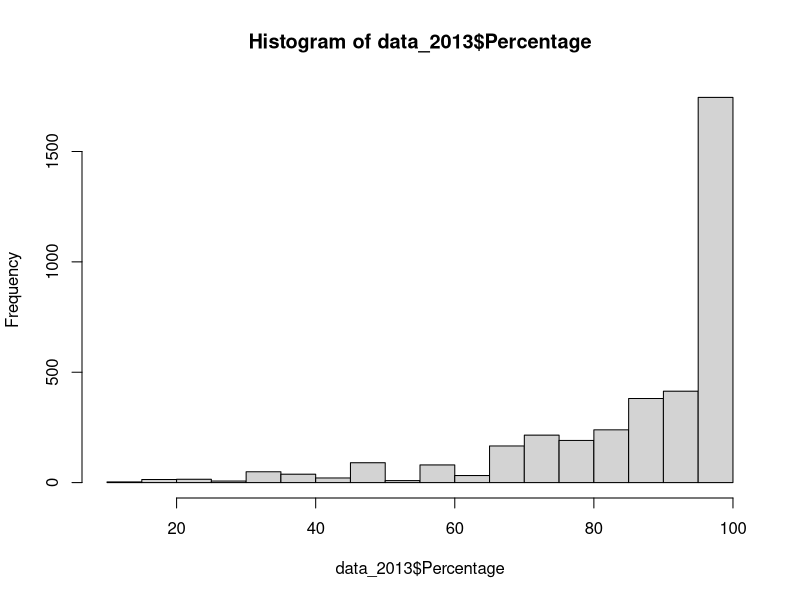
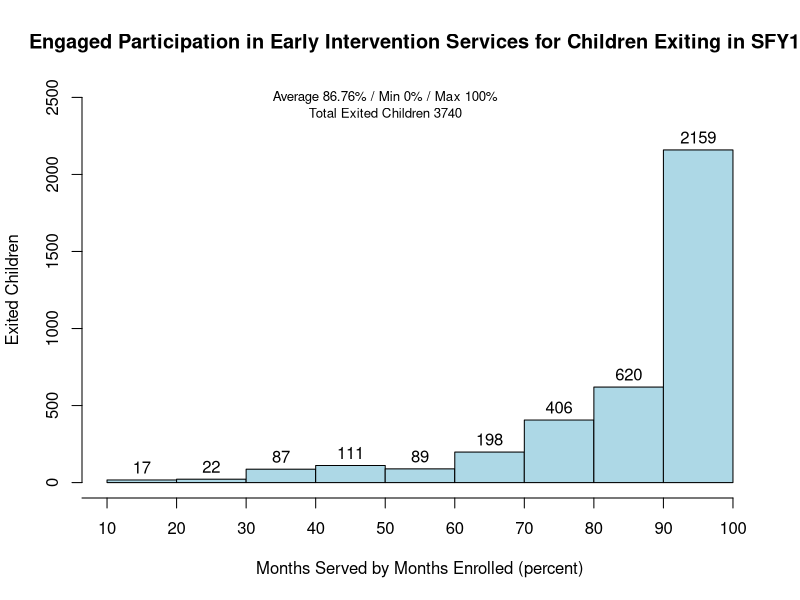
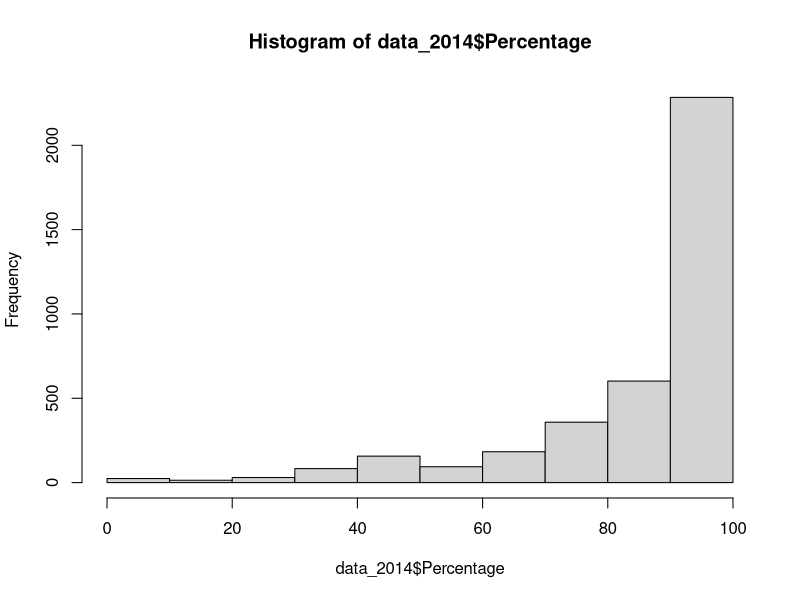
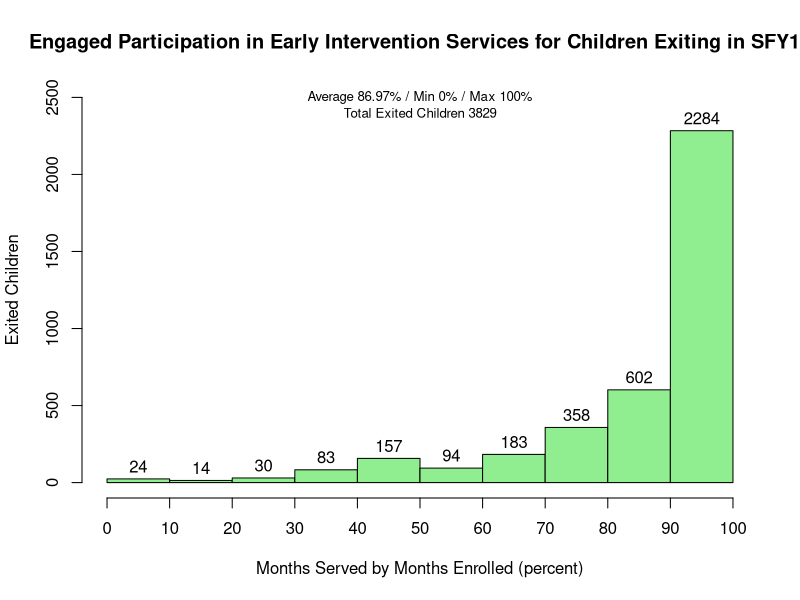

Write the R code that produced these figures, in order.
#2013=============================================================================

data_2013=read.csv("2013_all_providers.csv",header=TRUE)
head(data_2013)
str(data_2013)
names(data_2013)

#Historgram
hist(data_2013$Percentage)

hist(data_2013$Percentage, breaks=10,
     #probability = TRUE,
     col="lightblue",
     labels=TRUE,
     ylim=c(0, 2500),
     xlab="Months Served by Months Enrolled (percent)",
     ylab="Exited Children",
     main="Engaged Participation in Early Intervention Services for Children Exiting in SFY13",
     xaxt='n')
axis(side=1, at=seq(0,100, 10),
     text(50, 2500, "Average 86.76% / Min 0% / Max 100%",
          cex = .8),
     text(50, 2400, "Total Exited Children 3740",
          cex = .8))


#Normal Distribution
mean(data_2013$Percentage)
sd(data_2013$Percentage)
min(data_2013$Percentage)
max(data_2013$Percentage)

pnorm(90, mean = 87, sd = 18.6, lower.tail=TRUE)

#2014=============================================================================

data_2014=read.csv("2014_all_providers.csv",header=TRUE)
head(data_2014)
str(data_2014)
names(data_2014)

#Historgram
hist(data_2014$Percentage)

hist(data_2014$Percentage, breaks=10,
     col="lightgreen",
     labels=TRUE,
     ylim=c(0, 2500),
     xlab="Months Served by Months Enrolled (percent)",
     ylab="Exited Children",
     main="Engaged Participation in Early Intervention Services for Children Exiting in SFY14",
     xaxt='n')
axis(side=1, at=seq(0,100, 10),
     text(50, 2500, "Average 86.97% / Min 0% / Max 100%",
          cex = .8),
     text(50, 2400, "Total Exited Children 3829",
          cex = .8))


#Normal Distribution
mean(data_2014$Percentage)
sd(data_2014$Percentage)

pnorm(90, mean = 87, sd = 18.6, lower.tail=TRUE)


